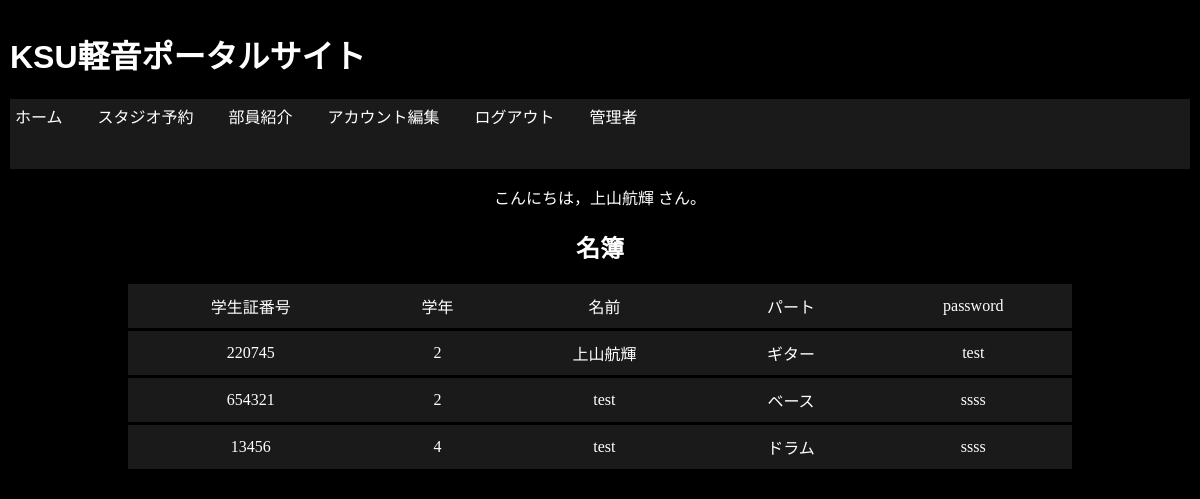
The page /users/namelist.php (signed in) on the database its author committed.
### tables this page shows
CREATE TABLE users (
    admin integer,
    /*
    0 = admin
    1 = member
    */
    number integer NOT NULL,
    grade integer NOT NULL, 
    name text NOT NULL, 
    part integer,
    /*
    vocal 0
    guitar 1
    keybord 2
    bass 3
    drum 4
    */
    password text NOT NULL,
    birthday integer
     );

### users/namelist.php (the view, shortened to what this page needs)
<?
require('../frames/header.php');
?>
<?php
try{
    $db = new PDO('sqlite:../keionportal.db');
    $query = "select * from users";
    $result = $db -> query($query);
?>
<html>
<body>
    <h2>名簿</h2>
    <table>
        <tr>
            <td>学生証番号</td>
            <td>学年</td>
            <td>名前</td>
            <td>パート</td>
            <td>password</td>
        </tr>
        <?php
        while ($row = $result ->fetch(PDO::FETCH_ASSOC)){
            echo "<tr>";
            echo "<td>".$row['number']."</td>";
            echo "<td>".$row['grade']."</td>";
            echo "<td>".$row['name']."</td>";
            echo "<td>";
            echo showpart($row['part']);
            echo "</td>";
            echo "<td>".$row['password']."</td>";
        }
        ?>
    </table>
<?php
}catch(PDOException $e){
    $message = "エラー。管理者に問い合わせてください。エラー文です{$e->getMessage()};";
    }
?>
</body>
</html>

### style.css (style rules this page uses)
body { background-color: #000000; margin: 0; color: white; font-family:'ＭＳ 明朝'; padding-bottom: 30px; padding: 10px; padding-right: 10px; text-align: center; }
h2 { text-align: center; font-weight: bold; font-family: sans-serif; }
table { margin: auto; background-color: rgb(26, 26, 26); color:white; width: 80%; border-collapse: collapse; border:0; }
td { text-align: center; border:0; border-bottom:3px solid black; padding:10px; }

### rows shown on the page
users: number "220745", grade "2", name "上山航輝", part "ギター", password "test"
users: number "654321", grade "2", name "test", part "ベース", password "ssss"
users: number "13456", grade "4", name "test", part "ドラム", password "ssss"

### other values the page prints
$message "こんにちは，上山航輝 さん。"
